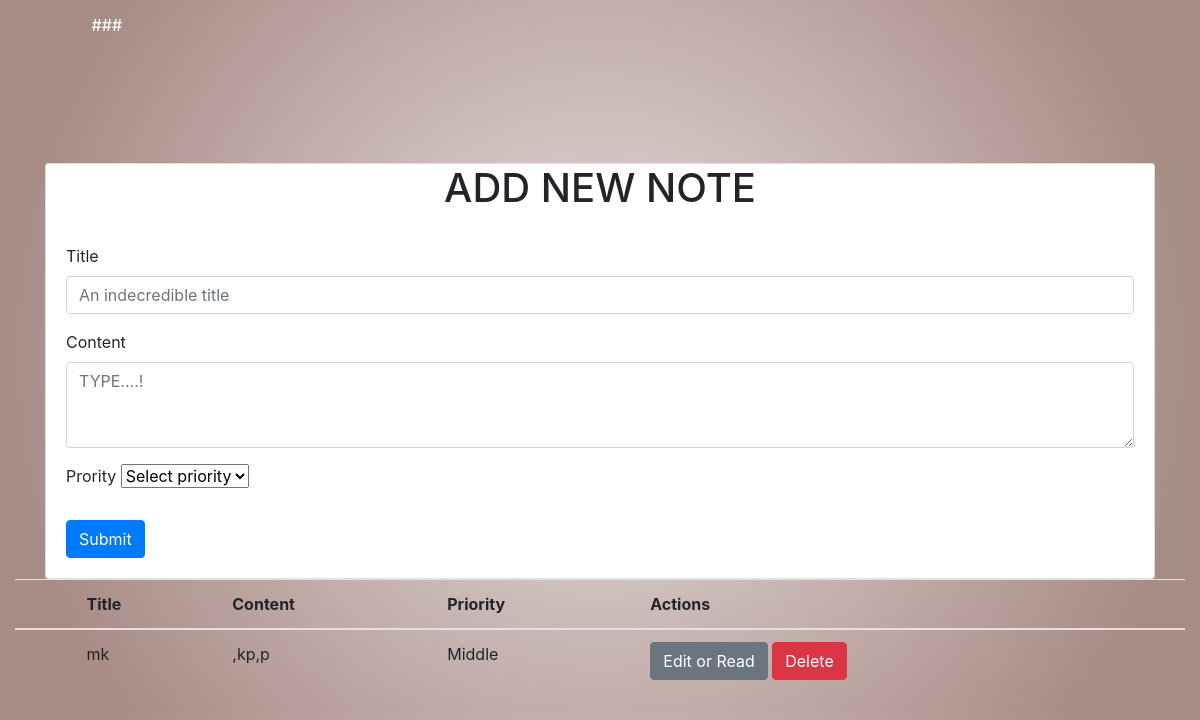
/create.php (signed in), run on the app's committed database.
### tables this page shows
CREATE TABLE `notes` (
  `id` int(11) NOT NULL,
  `username` varchar(100) DEFAULT NULL,
  `title` varchar(100) DEFAULT NULL,
  `content` varchar(200) DEFAULT NULL,
  `priority` varchar(15) DEFAULT NULL
);

### create.php (the view, shortened to what this page needs)
<?php include('NAV.php') ?>
<!DOCTYPE html>
<html lang="en">
<br></br><br></br><br>
<head>
    <link rel="stylesheet" href="assets/css/bootstrap/bootstrap.min.css">
</head>
<body>
    <div class="container">
        <div class="row pt-3">
            <div class="col">
                <div class="card">
                    <span>
                    <h1 class="card-title text-center">ADD NEW NOTE</h5>
                    </span>
                        <div class="card-body">
                            <form action="<?php echo htmlspecialchars($_SERVER["PHP_SELF"]); ?>" method="post">
                                <div class="mb-3">
                                    <label for="title" class="form-label">Title</label>
                                    <input type="text" class="form-control" id="title" name="title" placeholder="An indecredible title" required />
                                </div>
                                <div class="mb-3">
                                    <label for="content" class="form-label">Content</label>
                                    <textarea class="form-control" id="content" name="content" placeholder="TYPE....!" rows="3" required></textarea>
                                </div>
                                <label for="priority" class="form-label">Prority</label>
                                <select class="form-select" name="priority" required>
                                    <option selected hidden>Select priority</option>
                                </select>
                                <div class="d-grid gap-2 pt-4">
                                    <button class="btn btn-primary" type="submit">Submit</button>
                                </div>
                            </form>
                        </div>
                </div>
            </div>
        </div>
    </div>
</body>
<?php
   $username = $_SESSION['username'];
    $sql = "SELECT * FROM notes WHERE username='$username'";
    $notes = $db->query($sql);
?>
 <div class="container-fluid">
        <div class="row">
            <div class="col">
                <table class="table">
                    <thead>
                        <tr>
                            <th scope="col"></th>
                            <th scope="col">Title</th>
                            <th scope="col">Content</th>
                            <th scope="col">Priority</th>
                            <th scope="col">Actions</th>
                        </tr>
                    </thead>
                    <tbody>
                        <?php
                            if ($notes->num_rows > 0) {
                                while($row = $notes->fetch_assoc()) {
                                    $id = $row["id"];
                                    $title = $row["title"];
                                    $content = $row["content"];
                                    $priority = ucfirst($row["priority"]);
                                    echo "
                                        <tr>
                                        <td></td>
                                            <td>$title</td>
                                            <td>$content</td>
                                            <td>$priority</td>
                                            <td>
                                                <a class='btn btn-secondary' href='update.php?id=$id'>Edit or Read</a>
                                                <a class='btn btn-danger' href='delete.php?id=$id'>Delete</a>
                                            </td>
                                        </tr>";
                                }
                            }
                        ?>
                    </tbody>
                </table>
         </div>
        </div>
    </div>
</body>
</html>

### navss.css (style rules this page uses)
html { box-sizing: border-box; }
:root { --green-light: #7fff00; }

### create.php (style rules this page uses)
body { background:radial-gradient(circle farthest-side,#E8DFE0,#a78b85); }

### data on the page
notes: title "mk", content ",kp,p", priority "Middle"
